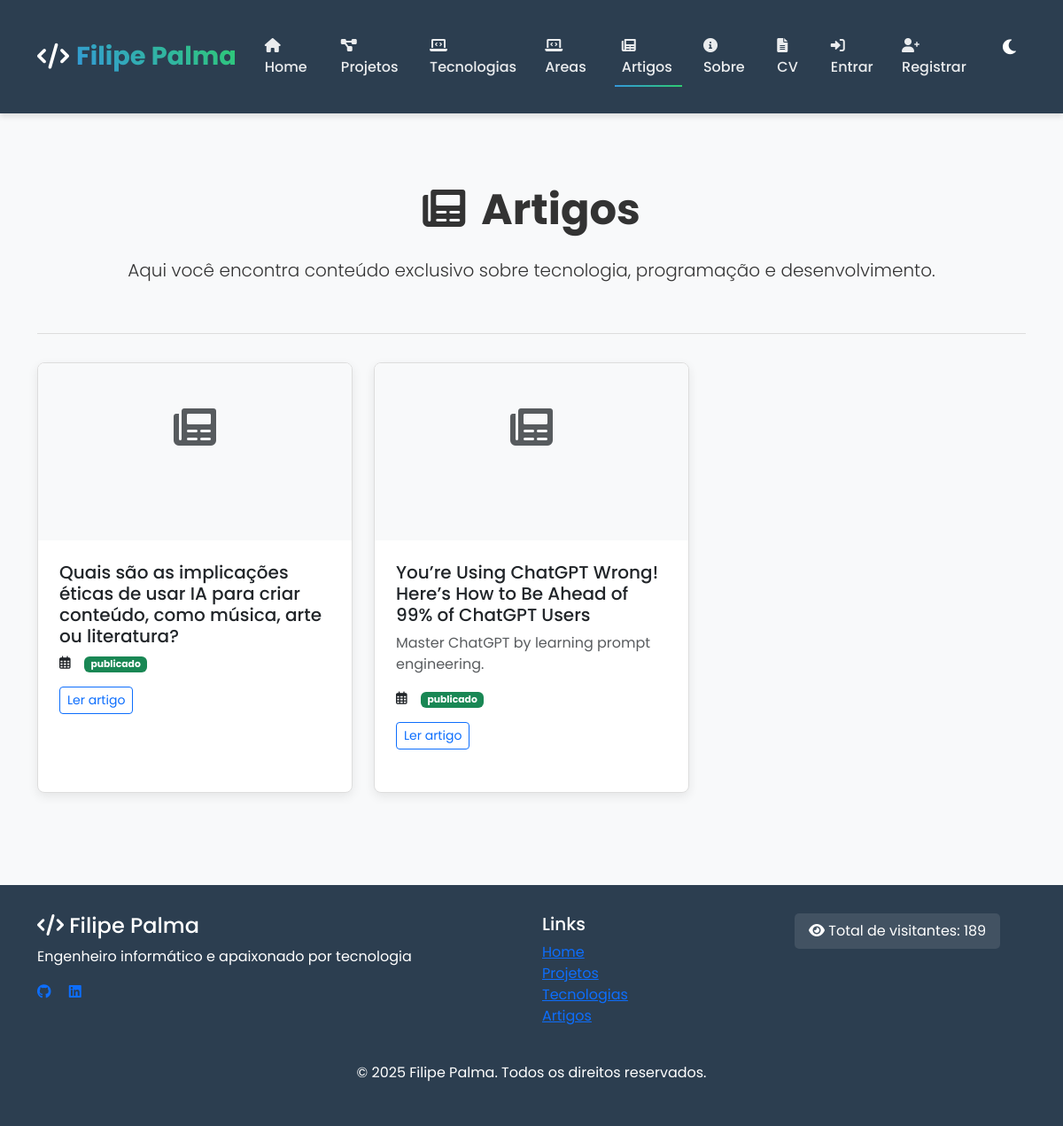
The app's page /artigos/ with its own data.
### artigos/models.py (models this page shows, shortened)
class Artigo(models.Model):
    STATUS_CHOICES = (
        ('rascunho', 'Rascunho'),
        ('publicado', 'Publicado'),
    )
    titulo = models.CharField(max_length=200)
    subtitulo = models.CharField(max_length=200, blank=True)
    slug = models.SlugField(unique=True)
    autor = models.ForeignKey(Autor, on_delete=models.CASCADE, related_name='artigos')
    conteudo = models.TextField()
    imagem_capa = models.ImageField(upload_to='artigos/capas/', blank=True, null=True)
    data_criacao = models.DateTimeField(auto_now_add=True)
    data_atualizacao = models.DateTimeField(auto_now=True)
    data_publicacao = models.DateTimeField(null=True, blank=True)
    status = models.CharField(max_length=10, choices=STATUS_CHOICES, default='rascunho')
    categorias = models.ManyToManyField(Categoria, related_name='artigos')
    tags = models.ManyToManyField(Tag, related_name='artigos', blank=True)
    tempo_leitura = models.PositiveIntegerField(help_text='Tempo estimado de leitura em minutos', default=5)
    destaque = models.BooleanField(default=False, help_text='Artigo em destaque na página inicial')
    fonte_original = models.URLField(blank=True, help_text='URL da fonte original do artigo, se aplicável')
    def get_absolute_url(self):
        return reverse('artigos:artigo-detail', kwargs={'slug': self.slug})
    class Meta:
        verbose_name = 'Artigo'
        verbose_name_plural = 'Artigos'
        ordering = ['-data_publicacao', '-data_criacao']

### artigos/views.py (the view)
# urls.py: path('', ArtigoListView.as_view(), name='artigo-list'),
class ArtigoListView(generic.ListView):
    model = Artigo
    template_name = 'artigos/artigo_list.html'
    context_object_name = 'artigos'
    paginate_by = 10

### portfolio/context_processors.py (called while the page is built)
def visitor_count(request):
    return {
        'visitor_count': Visitor.get_total_count()
    }

### portfolio/models.py (called while the page is built)
    @classmethod
    def get_total_count(cls):
        return cls.objects.count()

    @classmethod
    def get_or_create_visitor(cls, session_key):
        visitor, created = cls.objects.get_or_create(session_key=session_key)
        return visitor

### artigos/templates/artigos/artigo_list.html (shortened to what this page needs)
{% extends 'artigos/base.html' %}
{% load static %}
{% block article_content %}
<div class="article-header" data-aos="fade-up">
  <h1 class="display-5 fw-bold mb-4"><i class="fas fa-newspaper me-2"></i> Artigos</h1>
  <p class="lead mb-4">Aqui você encontra conteúdo exclusivo sobre tecnologia, programação e desenvolvimento.</p>
</div>
<div class="row">
  {% for artigo in artigos %}
    <div class="col-md-6 col-lg-4 mb-4" data-aos="fade-up" data-aos-delay="{{ forloop.counter|add:'100' }}">
      <div class="card article-card h-100">
        {% if artigo.imagem_capa %}
          <img src="{{ artigo.imagem_capa.url }}" class="card-img-top" alt="Capa de {{ artigo.titulo }}">
        {% else %}
          <div class="card-img-top bg-light text-center py-5">
            <i class="fas fa-newspaper fa-3x text-muted"></i>
          </div>
        {% endif %}
        <div class="card-body">
          <h5 class="card-title">{{ artigo.titulo }}</h5>
          {% if artigo.subtitulo %}
            <p class="card-text text-muted">{{ artigo.subtitulo }}</p>
          {% endif %}
          <div class="article-meta">
            <i class="far fa-calendar-alt me-1"></i> {{ artigo.data_publicacao|date:"d/m/Y" }}
            {% if artigo.status %}
              <span class="badge bg-{% if artigo.status == 'publicado' %}success{% else %}warning{% endif %} ms-2">
                {{ artigo.status }}
              </span>
            {% endif %}
          </div>
          <a href="{{ artigo.get_absolute_url }}" class="btn btn-outline-primary btn-sm">Ler artigo</a>
        </div>
      </div>
    </div>
  {% empty %}
    <div class="col-12 text-center py-5">
      <div class="alert alert-info">
        <i class="fas fa-info-circle me-2"></i> Nenhum artigo disponível no momento.
      </div>
    </div>
  {% endfor %}
</div>
{% endblock %}

### static/portfolio/css/style.css (style rules this page uses)
:root { --primary-color: #3498db; --secondary-color: #2ecc71; --bg-color: #f8f9fa; --text-color: #333; --card-bg: #fff; --header-bg: #2c3e50; --footer-bg: #2c3e50; --border-color: #ddd; --hover-color: #e9ecef; --error-color: #dc3545; }
body { font-family: 'Poppins', sans-serif; background-color: var(--bg-color); color: var(--text-color); transition: all 0.3s ease-in-out; min-height: 100vh; display: flex; flex-direction: column; margin: 0; padding: 0; }
.card { background-color: var(--card-bg); border-radius: 10px; border: 1px solid var(--border-color); overflow: hidden; transition: all 0.3s ease; margin-bottom: 2rem; box-shadow: 0 5px 15px rgba(0, 0, 0, 0.05); }
.card-img-top { width: 100%; height: 200px; object-fit: cover; }
.card-body { padding: 1.5rem; }
.btn { position: relative; overflow: hidden; z-index: 1; }
.btn::before { content: ''; position: absolute; top: 0; left: -100%; width: 100%; height: 100%; background: rgba(255, 255, 255, 0.2); transition: left 0.3s ease; z-index: -1; }

### artigos/templates/artigos/base.html (style rules this page uses)
.article-card { border-radius: 8px; box-shadow: 0 4px 12px rgba(0,0,0,0.08); transition: transform 0.3s ease, box-shadow 0.3s ease; margin-bottom: 1.5rem; overflow: hidden; }
.article-header { padding: 1rem 0 2rem; text-align: center; margin-bottom: 2rem; border-bottom: 1px solid var(--border-color); }
.article-meta { font-size: 0.9rem; color: var(--text-muted); margin-bottom: 1rem; }

### records on screen
Artigo: titulo "Quais são as implicações éticas de usar IA para criar conteúdo, como música, arte ou literatura?", status "publicado"
Artigo: titulo "You’re Using ChatGPT Wrong! Here’s How to Be Ahead of 99% of ChatGPT Users", subtitulo "Master ChatGPT by learning prompt engineering.", status "publicado"

### other values on screen
{{ visitor_count }} "189"
